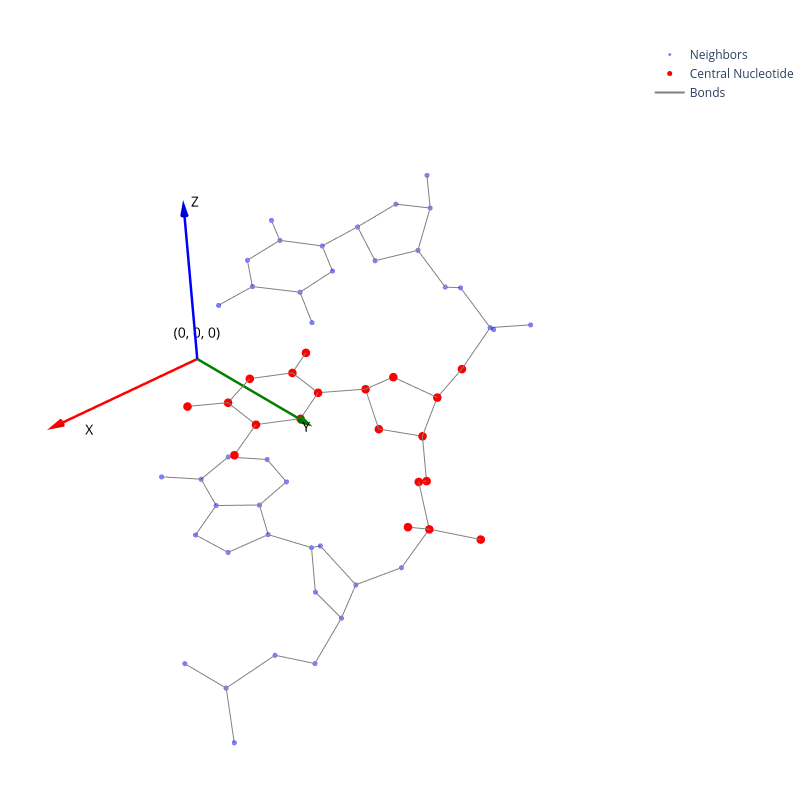

The code cell stored with this chart in its notebook:
### Markdown cell above
### Dataset

### Code cell
dataset = PyGDataset()

# Select random sample
idx = np.random.randint(len(dataset))
data = dataset[idx]

pos_local = data.pos.numpy()
edge_index = data.edge_index.numpy() if (hasattr(data, 'edge_index') and data.edge_index is not None) else None
central_mask = data.central_mask.numpy().astype(bool)

central_atoms_pos = pos_local[central_mask]
centroid_local = np.mean(central_atoms_pos, axis=0)
dist_to_origin = np.linalg.norm(centroid_local)

# --- LOCAL VIEW (ALIGNED) ---
fig = go.Figure()

# Non-central atoms
non_central_pos = pos_local[~central_mask]
fig.add_trace(go.Scatter3d(
    x=non_central_pos[:, 0],
    y=non_central_pos[:, 1],
    z=non_central_pos[:, 2],
    mode='markers',
    marker=dict(size=3, color='blue', opacity=0.5),
    name='Neighbors'
))

# Central atoms
fig.add_trace(go.Scatter3d(
    x=central_atoms_pos[:, 0],
    y=central_atoms_pos[:, 1],
    z=central_atoms_pos[:, 2],
    mode='markers',
    marker=dict(size=5, color='red', opacity=1.0),
    name='Central Nucleotide'
))

# Add bonds
if edge_index is not None:
    lines_x, lines_y, lines_z = [], [], []
    for i in range(edge_index.shape[1]):
        p1 = pos_local[edge_index[0, i]]
        p2 = pos_local[edge_index[1, i]]
        lines_x.extend([p1[0], p2[0], None])
        lines_y.extend([p1[1], p2[1], None])
        lines_z.extend([p1[2], p2[2], None])

    fig.add_trace(go.Scatter3d(
        x=lines_x, y=lines_y, z=lines_z,
        mode='lines',
        line=dict(color='gray', width=2),
        name='Bonds'
    ))

# --- CUSTOM AXES (ARROWS) ---
axis_len = 5.0

# 1. Lines
fig.add_trace(go.Scatter3d(x=[0, axis_len], y=[0, 0], z=[0, 0], mode='lines', line=dict(color='red', width=5), name='Local X', showlegend=False))
fig.add_trace(go.Scatter3d(x=[0, 0], y=[0, axis_len], z=[0, 0], mode='lines', line=dict(color='green', width=5), name='Local Y', showlegend=False))
fig.add_trace(go.Scatter3d(x=[0, 0], y=[0, 0], z=[0, axis_len], mode='lines', line=dict(color='blue', width=5), name='Local Z', showlegend=False))

# 2. Cones (Arrowheads)
fig.add_trace(go.Cone(
    x=[axis_len], y=[0], z=[0],
    u=[1], v=[0], w=[0],
    showscale=False, colorscale=[[0, 'red'], [1, 'red']],
    sizemode="absolute", sizeref=0.5, anchor='tail', name='X Arrow'
))
fig.add_trace(go.Cone(
    x=[0], y=[axis_len], z=[0],
    u=[0], v=[1], w=[0],
    showscale=False, colorscale=[[0, 'green'], [1, 'green']],
    sizemode="absolute", sizeref=0.5, anchor='tail', name='Y Arrow'
))
fig.add_trace(go.Cone(
    x=[0], y=[0], z=[axis_len],
    u=[0], v=[0], w=[1],
    showscale=False, colorscale=[[0, 'blue'], [1, 'blue']],
    sizemode="absolute", sizeref=0.5, anchor='tail', name='Z Arrow'
))

# 3. Text Labels
# Shifted labels to the side and origin raised
fig.add_trace(go.Scatter3d(
    x=[axis_len, 0.5, 0, 0],
    y=[0.5, axis_len, 0.5, 0],
    z=[0, 0, axis_len, 0.2],
    mode='text',
    text=['X', 'Y', 'Z', '(0, 0, 0)'],
    textposition=['middle right', 'middle right', 'top center', 'top center'],
    textfont=dict(size=14, color='black'),
    showlegend=False
))

fig.update_layout(
    scene=dict(
        xaxis=dict(visible=False),  # Hide default axis
        yaxis=dict(visible=False),
        zaxis=dict(visible=False),
        aspectmode='data'
    ),
    width=800, height=800,
    margin=dict(r=0, l=0, b=0, t=40)
)
fig.show()

### Figure 1 — Plotly figure (JSON) as saved in the notebook; plotly's stock layout.template omitted (floating-point values rounded to 4 significant figures; data arrays with more than 128 entries replaced by an {"elided": "..."} marker saying what was removed)
{"data": [{"marker": {"color": "blue", "opacity": 0.5, "size": 3}, "mode": "markers", "name": "Neighbors", "type": "scatter3d", "x": [5.436, 6.11, 6.169, 4.087, 3.047, 1.668, 1.382, 1.459, 0.1761, 1.557, 1.016, 1.585, 2.906, 3.137, 1.877, 1.437, 2.268, 0.1076, -0.7222, -0.4257, 0.9041, -5.322, -6.668, -4.295, -5.479, -6.139, -6.118, -4.875, -6.233, -7.112, -4.799, -4.306, -2.828, -2.199, -2.786, -0.8466, -0.07574, 1.137, -0.7916, -2.122, -0.04348], "y": [7.738, 8.85, 6.96, 8.283, 8.799, 8.483, 7.07, 8.824, 9.412, 7.465, 6.519, 5.175, 4.848, 3.559, 2.998, 1.663, 0.618, 1.442, 2.494, 3.793, 3.978, 7.718, 8.283, 8.534, 6.349, 5.249, 4.025, 3.299, 4.309, 3.366, 4.128, 3.022, 2.971, 1.75, 0.6979, 1.804, 2.931, 2.881, 4.176, 4.14, 5.461], "z": [-5.039, -5.742, -4.016, -4.373, -5.199, -4.632, -4.769, -3.159, -2.994, -2.464, -3.521, -3.46, -3.518, -3.47, -3.393, -3.317, -3.314, -3.25, -3.258, -3.326, -3.393, 2.033, 1.8, 2.715, 2.836, 2.226, 3.127, 2.949, 4.622, 5.206, 5.122, 4.208, 4.038, 4.044, 4.21, 3.86, 3.666, 3.508, 3.661, 3.842, 3.473]}, {"marker": {"color": "red", "opacity": 1, "size": 5}, "mode": "markers", "name": "Central Nucleotide", "type": "scatter3d", "x": [-0.3452, -1.231, 0.8016, -1.248, -2.269, -3.155, -2.581, -3.375, -4.743, -2.488, -2.531, -1.329, -1.5, -2.592, -0.3362, 0.9511, 1.936, 1.06, -0.07021, 2.411], "y": [9.886, 11.04, 10.04, 8.662, 8.161, 7.161, 5.834, 7.436, 7.252, 6.398, 5.243, 4.353, 2.988, 2.453, 2.264, 2.758, 2.032, 4.189, 4.912, 4.828], "z": [-1.55, -1.79, -0.6274, -1.061, -1.915, -1.192, -1.282, 0.2921, 0.6102, 0.9783, -0.003779, 0.03133, 0.08495, 0.1339, 0.08067, 0.02702, 0.03062, -0.03421, -0.04225, -0.08574]}, {"line": {"color": "gray", "width": 2}, "mode": "lines", "name": "Bonds", "type": "scatter3d", "x": {"elided": "402 float values"}, "y": {"elided": "402 float values"}, "z": {"elided": "402 float values"}}, {"line": {"color": "red", "width": 5}, "mode": "lines", "name": "Local X", "showlegend": false, "type": "scatter3d", "x": [0, 5], "y": [0, 0], "z": [0, 0]}, {"line": {"color": "green", "width": 5}, "mode": "lines", "name": "Local Y", "showlegend": false, "type": "scatter3d", "x": [0, 0], "y": [0, 5], "z": [0, 0]}, {"line": {"color": "blue", "width": 5}, "mode": "lines", "name": "Local Z", "showlegend": false, "type": "scatter3d", "x": [0, 0], "y": [0, 0], "z": [0, 5]}, {"anchor": "tail", "colorscale": [[0, "red"], [1, "red"]], "name": "X Arrow", "showscale": false, "sizemode": "absolute", "sizeref": 0.5, "type": "cone", "u": [1], "v": [0], "w": [0], "x": [5], "y": [0], "z": [0]}, {"anchor": "tail", "colorscale": [[0, "green"], [1, "green"]], "name": "Y Arrow", "showscale": false, "sizemode": "absolute", "sizeref": 0.5, "type": "cone", "u": [0], "v": [1], "w": [0], "x": [0], "y": [5], "z": [0]}, {"anchor": "tail", "colorscale": [[0, "blue"], [1, "blue"]], "name": "Z Arrow", "showscale": false, "sizemode": "absolute", "sizeref": 0.5, "type": "cone", "u": [0], "v": [0], "w": [1], "x": [0], "y": [0], "z": [5]}, {"mode": "text", "showlegend": false, "text": ["X", "Y", "Z", "(0, 0, 0)"], "textfont": {"color": "black", "size": 14}, "textposition": ["middle right", "middle right", "top center", "top center"], "type": "scatter3d", "x": [5, 0.5, 0, 0], "y": [0.5, 5, 0.5, 0], "z": [0, 0, 5, 0.2]}], "layout": {"height": 800, "margin": {"b": 0, "l": 0, "r": 0, "t": 40}, "scene": {"aspectmode": "data", "xaxis": {"visible": false}, "yaxis": {"visible": false}, "zaxis": {"visible": false}}, "width": 800}}
